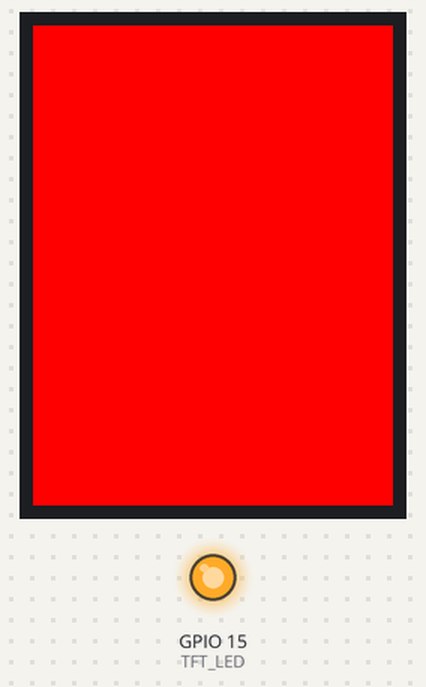
Bench run of a sketch on a simulated ESP32. On the bench: 240×320 colour display, output pins drawn as LEDs (lit = HIGH). What the sketch prints to the serial monitor is not drawn.

Above: at 1.2 s.
At 2.3 s:
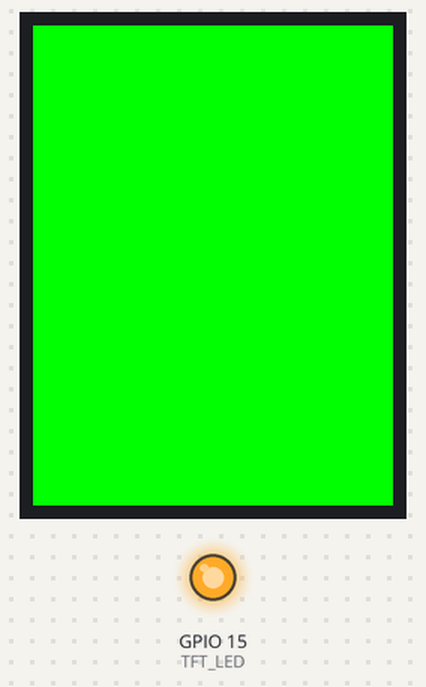
At 3.4 s:
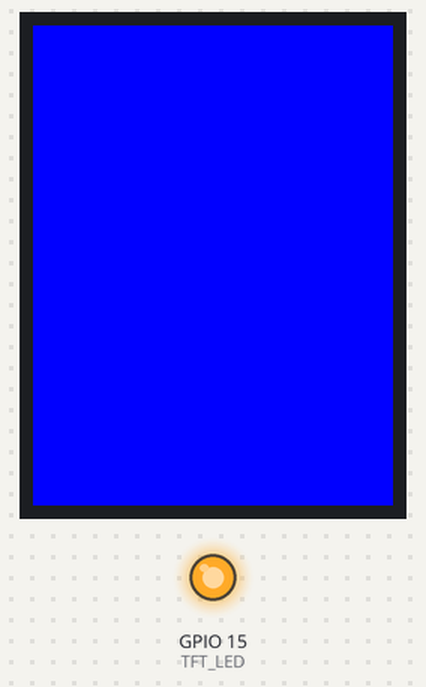
At 4.5 s:
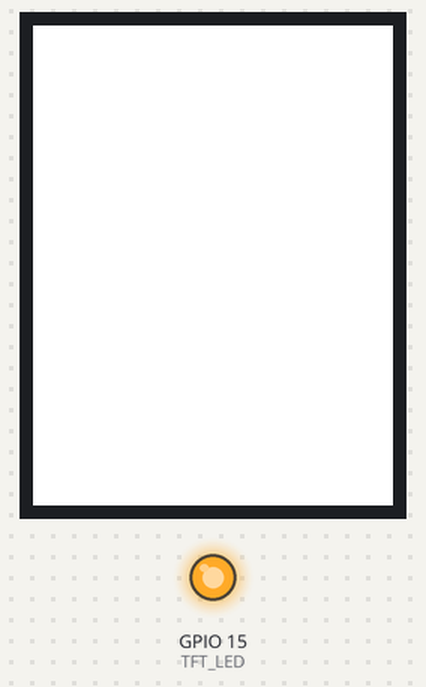
At 5.6 s:
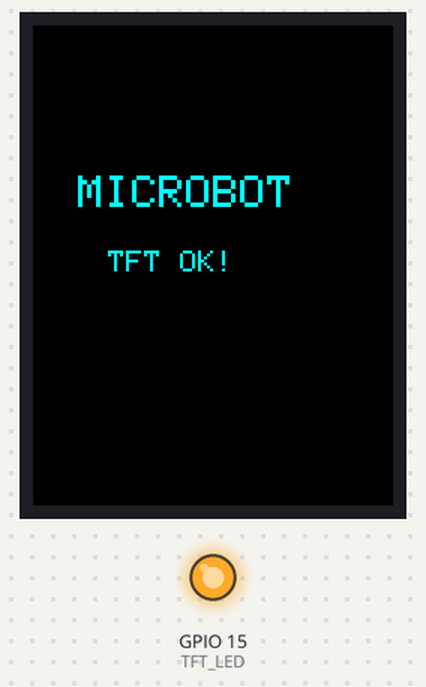

Measured:
- by itself, everything shown: repeats every 6.4 s, in 5 steps
- what the display in image 0 shows lasts 1.0 s, from 1.2 s to 2.2 s
- what the display in image 3 shows lasts 1.2 s, from 4.4 s to 5.6 s
- what the display in image 4 shows lasts 2.0 s, from 5.6 s to 7.6 s

The sketch:

tft_test.ino
```cpp
/*
 * TFT Display Test - Simple test to verify TFT works
 * This will show different colors on the screen
 */

#include <TFT_eSPI.h>
#include <SPI.h>

TFT_eSPI tft = TFT_eSPI();

// Backlight pin - change to match your wiring!
#define TFT_LED 15

void setup() {
  Serial.begin(115200);
  delay(1000);

  Serial.println("\n========================================");
  Serial.println("TFT Display Test");
  Serial.println("========================================\n");

  // Print the TFT configuration (from User_Setup.h)
  Serial.println("TFT Configuration (from User_Setup.h):");
  Serial.println("If display doesn't work, edit User_Setup.h in:");
  Serial.println("C:\\Users\\dkath\\OneDrive\\Documents\\Arduino\\libraries\\TFT_eSPI\\");
  Serial.println("");

  // Turn on backlight
  pinMode(TFT_LED, OUTPUT);
  digitalWrite(TFT_LED, HIGH);
  Serial.printf("Backlight ON (GPIO%d)\n", TFT_LED);

  // Initialize TFT
  Serial.println("Initializing TFT...");
  tft.init();
  tft.setRotation(0);

  Serial.printf("TFT Width: %d, Height: %d\n", tft.width(), tft.height());
  Serial.println("If you see colors cycling, TFT is working!");
  Serial.println("");
}

void loop() {
  // Cycle through colors
  Serial.println("RED");
  tft.fillScreen(TFT_RED);
  delay(1000);

  Serial.println("GREEN");
  tft.fillScreen(TFT_GREEN);
  delay(1000);

  Serial.println("BLUE");
  tft.fillScreen(TFT_BLUE);
  delay(1000);

  Serial.println("WHITE");
  tft.fillScreen(TFT_WHITE);
  delay(1000);

  Serial.println("BLACK with text");
  tft.fillScreen(TFT_BLACK);
  tft.setTextColor(TFT_CYAN);
  tft.setTextSize(3);
  tft.setCursor(30, 100);
  tft.println("MICROBOT");
  tft.setTextSize(2);
  tft.setCursor(50, 150);
  tft.println("TFT OK!");
  delay(2000);
}
```
